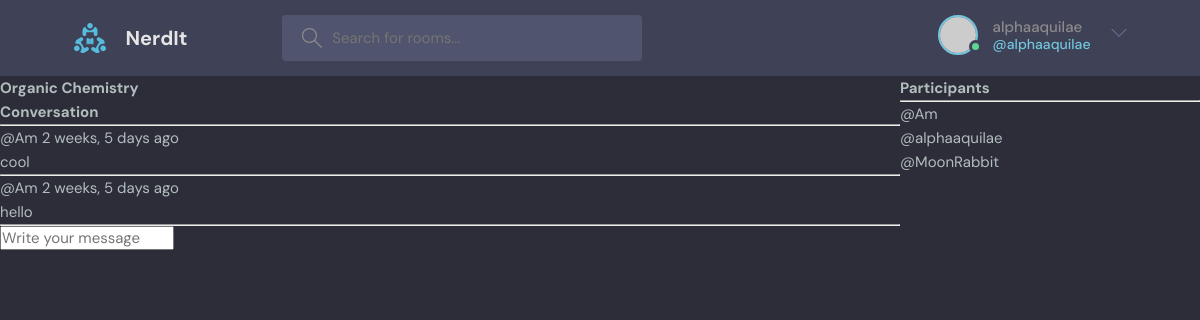
Page /room/8/ (signed in) on the committed database.
### base/models.py (models this page shows, shortened)
class Room(models.Model):
    host = models.ForeignKey(User, on_delete=models.SET_NULL, null=True)
    topic = models.ForeignKey(Topic, on_delete=models.SET_NULL, null=True)
    name  = models.CharField(max_length=200)
    description = models.TextField(null=True, blank=True)
    participants = models.ManyToManyField(User, related_name='participants', blank=True)
    updated = models.DateTimeField(auto_now=True)
    created = models.DateTimeField(auto_now_add=True)
    class Meta:
        ordering = ['-updated', '-created']

class Message(models.Model):
    user = models.ForeignKey(User, on_delete=models.CASCADE)
    room = models.ForeignKey(Room, on_delete=models.CASCADE)
    body = models.TextField()
    updated = models.DateTimeField(auto_now=True)
    created = models.DateTimeField(auto_now_add=True)
    class Meta:
        ordering = ['-updated', '-created']

### base/views.py (the view, shortened to what this page needs)
# urls.py: path('room/<str:pk>/', views.room, name='room'),
def room(request, pk):
    room = Room.objects.get(id=pk)
    room_messages = room.message_set.all()
    participants = room.participants.all()
    context = {'room': room, 'room_messages':room_messages, 'participants':participants}
    return render(request, 'base/room.html', context)

### base/templates/base/room.html (shortened to what this page needs)
{% extends 'main.html' %}
{% block content %}
<div class="room-container">
    <div>
<h1>{{room.name}}</h1>
<div class="comment-wrapper">
    <h3>Conversation</h3>
    <hr>
    {% for message in room_messages %}
<div>
    <small>@{{message.user}}  {{message.created|timesince}} ago</small>
    <p>{{message.body}}</p>
    <hr>
</div>
{% endfor %}
</div>
{% if request.user.is_authenticated %}
<div class="commet-form">
    <form method="POST" action="">
        <input type="text" name="body" placeholder="Write your message"/>
    </form>
</div>
{% endif %}
</div>
<div>
    <h3>Participants</h3>
    <hr>
    {% for user in participants %}
        <div>
            <p>@{{user.username}}</p>
        </div>
    {% endfor %}
</div>
</div>
{% endblock content %}

### templates/navbar.html (shortened to what this page needs)
{% load static %}
<header class="header header--loggedIn">
    <div class="container">
      <a href="{% url 'home' %}" class="header__logo">
        <img src="{% static 'images/logo.svg' %}" />
        <h1>NerdIt</h1>
      </a>
      <form class="header__search" method="GET" action="{% url 'home' %}">
        <label>
          <input name="q" placeholder="Search for rooms..." />
        </label>
      </form>
      <nav class="header__menu">
        {% if request.user.is_authenticated %}
        <div class="header__user">
          <a href="profile.html">
            <div class="avatar avatar--medium active">
              <img src="https://randomuser.me/api/portraits/men/37.jpg" />
            </div>
            <p>{{request.user.username}}<span>@{{request.user.username}}</span></p>
          </a>
          <button class="dropdown-button">
            <svg version="1.1" xmlns="http://www.w3.org/2000/svg" width="32" height="32" viewBox="0 0 32 32">
              <title>chevron-down</title>
              <path d="M16 21l-13-13h-3l16 16 16-16h-3l-13 13z"></path>
            </svg>
          </button>
        </div>
         {% else %}
        <a href="{% url 'login' %}">
          <img src="{% static 'images/avatar.svg' %}" />
          <p>Login</p>
        </a>
        {% endif %}
      </nav>
    </div>
  </header>

### static/styles/style.css (style rules this page uses)
:root { --color-main: #71c6dd; --color-main-light: #e1f6fb; --color-dark: #3f4156; --color-dark-medium: #51546e; --color-dark-light: #696d97; --color-light: #e5e5e5; --color-gray: #8b8b8b; --color-light-gray: #b2bdbd; --color-bg: #2d2d39; --color-success: #5dd693; --color-error: #fc4b0b; }
* { font-family: "DM Sans", -apple-system, BlinkMacSystemFont, "Segoe UI", Roboto, Oxygen, Ubuntu, Cantarell, "Open Sans", "Helvetica Neue", sans-serif; margin: 0; padding: 0; box-sizing: border-box; text-rendering: optimizeLegibility; font-size: inherit; }
html { font-size: 56.25%; }
@media only screen and (min-width: 1200px) { html { font-size: 62.5%; } }
body { line-height: 1.6; font-weight: 400; font-size: 1.5rem; color: var(--color-light-gray); background-color: var(--color-bg); min-height: 100vh; }
img { width: 100%; }
a { display: inline-block; color: var(--color-main); text-decoration: none; }
.container { max-width: 120rem; width: 90%; margin: auto; }
.avatar { position: relative; display: inline-block; border-radius: 50%; border: 2px solid var(--color-main); }
.avatar img { display: block; border-radius: 50%; object-fit: cover; object-position: center; }
.avatar::after { content: ""; display: block; position: absolute; background-color: var(--color-gray); z-index: 111; border-radius: 50%; border: 0.3rem solid var(--color-dark); }
.avatar.active::after { background-color: var(--color-success); }
.avatar.avatar--medium img { width: 3.6rem; height: 3.6rem; border-radius: 50%; }
.avatar.avatar--medium:after { width: 0.7rem; height: 0.7rem; bottom: 0px; right: -6px; }
.header { padding: 1.5rem; background-color: var(--color-dark); }
.header > .container { display: flex; gap: 9.5rem; }
.header__logo, .header__user { display: flex; gap: 2rem; align-items: center; }
.header__logo > img { height: 3.2rem; width: 3.2rem; }
.header__logo > h1 { font-weight: 700; font-size: 2rem; color: var(--color-light); }
.header__search > label { background-color: var(--color-dark-medium); padding: 1.3rem 1rem; display: flex; align-items: center; gap: 1rem; border-radius: 4px; }
.header__search svg { fill: var(--color-gray); width: 2rem; height: 2rem; margin-left: 1rem; }
.header__search input { width: 30rem; background: transparent; border: none; outline: none; color: var(--color-light); }
.header__menu { margin-left: auto; position: relative; }
.header__menu a { display: flex; gap: 1.5rem; align-items: center; font-weight: 500; text-decoration: none; color: var(--color-gray); }
.header__menu img { height: 3.6rem; }
.header__menu p { line-height: 1.2; }
.header__menu span { color: var(--color-main); font-weight: 500; font-size: 1.4rem; display: block; }
.header__menu svg { width: 1.6rem; height: 1.6rem; fill: var(--color-dark-light); }
.dropdown-button { background: transparent; border: 0; outline: 0; cursor: pointer; }

### base/templates/base/room.html (style rules this page uses)
.room-container { display: grid; grid-template-columns: 3fr 1fr; }

### rows in the picture
Room: name "Organic Chemistry"
Message: user "Am", created "2 weeks, 5 days", body "cool"
Message: user "Am", created "2 weeks, 5 days", body "hello"

### other values in the picture
{{ request.user.username }} "alphaaquilae"
{{ user.username }} "Am"
{{ user.username }} "alphaaquilae"
{{ user.username }} "MoonRabbit"
